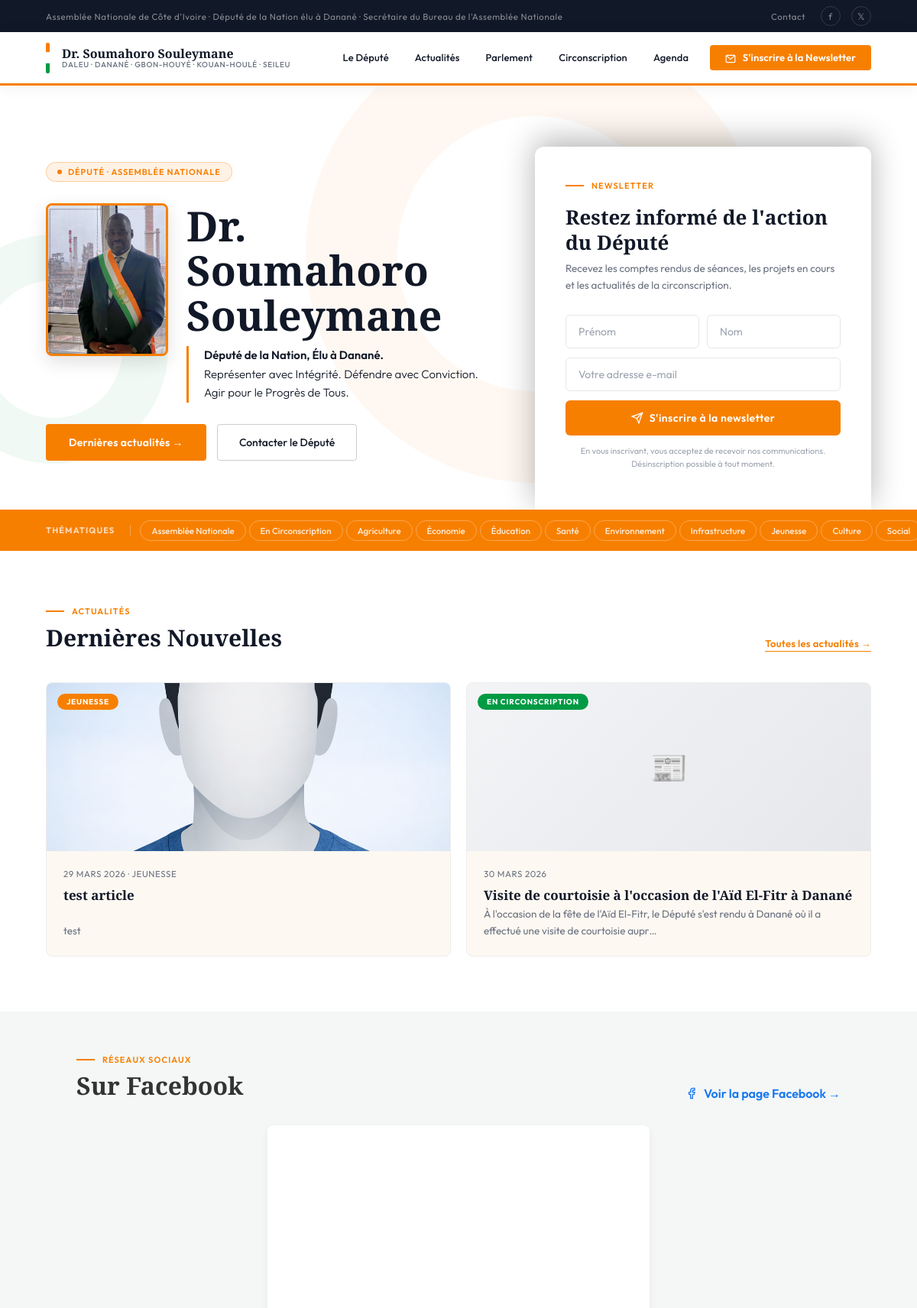
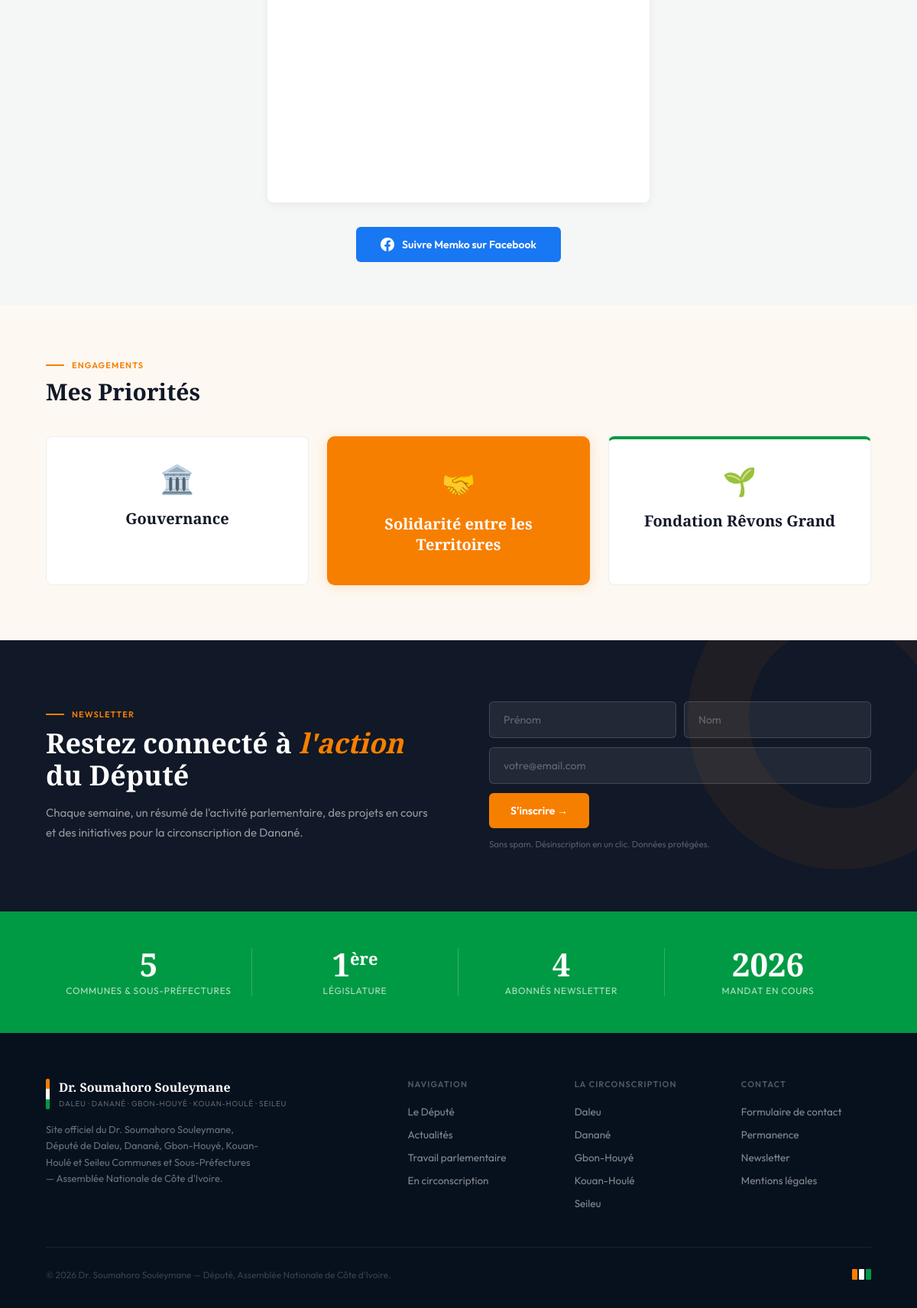
The page / on the database its author committed (2 pictures, top to bottom).
### website/models.py (models this page shows, shortened)
class Actualite(models.Model):
    CATEGORIE_CHOICES = [
        ('assemblee', 'Assemblée Nationale'),
        ('circonscription', 'En Circonscription'),
        ('agriculture', 'Agriculture'),
        ('economie', 'Économie'),
        ('education', 'Éducation'),
        ('sante', 'Santé'),
        ('environnement', 'Environnement'),
        ('infrastructure', 'Infrastructure'),
        ('jeunesse', 'Jeunesse'),
        ('culture', 'Culture'),
        ('social', 'Social'),
        ('securite', 'Sécurité'),
        ('presse', 'Revue de Presse'),
        ('video', 'Vidéo'),
    ]
    titre            = models.CharField(max_length=255, verbose_name="Titre")
    slug             = models.SlugField(max_length=270, unique=True, blank=True)
    extrait          = models.TextField(max_length=400, verbose_name="Extrait")
    contenu          = models.TextField(verbose_name="Contenu")
    categorie        = models.CharField(max_length=30, choices=CATEGORIE_CHOICES, default='assemblee')
    image            = models.ImageField(upload_to='actualites/', blank=True, null=True)
    date_publication = models.DateField(verbose_name="Date de publication")
    en_vedette       = models.BooleanField(default=False, verbose_name="En vedette")
    publie           = models.BooleanField(default=True, verbose_name="Publié")
    created_at       = models.DateTimeField(auto_now_add=True)
    updated_at       = models.DateTimeField(auto_now=True)
    class Meta:
        verbose_name = "Actualité"
        verbose_name_plural = "Actualités"
        ordering = ['-date_publication', '-created_at']
    def get_absolute_url(self):
        return reverse('website:actualite_detail', kwargs={'slug': self.slug})
    def get_categorie_display_color(self):
        mapping = {
            'assemblee': 'var(--orange)', 'circonscription': 'var(--vert)',
            'presse': '#6B7280', 'video': '#7C3AED',
        }
        return mapping.get(self.categorie, 'var(--orange)')

### website/views.py (the view)
# urls.py: path('',                            views.index,                 name='index'),
def index(request):
    en_vedette = Actualite.objects.filter(publie=True, en_vedette=True).first()
    actualites_recentes = Actualite.objects.filter(publie=True)
    if en_vedette:
        actualites_recentes = actualites_recentes.exclude(pk=en_vedette.pk)
    actualites_recentes = actualites_recentes[:1]
    nl_form = NewsletterForm()
    context = {
        'en_vedette':         en_vedette,
        'actualites_recentes': actualites_recentes,
        'nl_form':            nl_form,
        'nb_abonnes':         NewsletterAbonne.objects.filter(actif=True).count(),
    }
    return render(request, 'index.html', context)

### website/forms.py (shortened to what this page needs)
class NewsletterForm(forms.ModelForm):
    class Meta:
        model = NewsletterAbonne
        fields = ['prenom', 'nom', 'email']
        widgets = {
            'prenom': forms.TextInput(attrs={
                'class': 'nl-input',
                'placeholder': 'Votre prénom',
            }),
            'nom': forms.TextInput(attrs={
                'class': 'nl-input',
                'placeholder': 'Votre nom',
            }),
            'email': forms.EmailInput(attrs={
                'class': 'nl-input',
                'placeholder': 'Votre adresse e-mail',
            }),
        }

### templates/index.html (shortened to what this page needs)
{% extends "base.html" %}
{% load static %}
{% block content %}
<section class="hero">
  <div class="hero-left">
    <div class="hero-tag">
      <span class="hero-tag-dot"></span>
      Député · Assemblée Nationale
    </div>
    <div class="hero-intro-row">
      <div class="hero-intro-photo">
        <div class="hero-intro-photo">
            <img src="{% static 'images/image.jpeg' %}"
                class="hero-small-photo"
                alt="Dr. Soumahoro Souleymane — Député">
            </div>
      </div>
      <div class="hero-intro-text">
        <h1 class="hero-title">Dr. Soumahoro<br>Souleymane</h1>
        <p class="hero-slogan">
          <strong>Député de la Nation, Élu à Danané.</strong><br>
          Représenter avec Intégrité. Défendre avec Conviction. Agir pour le Progrès de Tous.
        </p>
      </div>
    </div>
    <div class="hero-ctas">
      <a href="{% url 'website:actualites' %}" class="btn-main">
        Dernières actualités →
      </a>
      <a href="{% url 'website:contact' %}" class="btn-ghost">Contacter le Député</a>
    </div>
  </div>
  <div class="hero-newsletter">
    <div class="nl-eyebrow">
      <div class="nl-eyebrow-line"></div>
      <span>Newsletter</span>
    </div>
    <div class="nl-title">Restez informé de l'action du Député</div>
    <p class="nl-desc">Recevez les comptes rendus de séances, les projets en cours et les actualités de la circonscription.</p>
    <form class="nl-form" id="nlHeroForm" method="post" action="{% url 'website:newsletter_inscription' %}">
      <div class="nl-row">
        <input type="text"  name="prenom" class="nl-input" placeholder="Prénom" required>
        <input type="text"  name="nom"    class="nl-input" placeholder="Nom" required>
      </div>
      <input type="email" name="email" class="nl-input" placeholder="Votre adresse e-mail" required>
      <button type="submit" class="nl-submit">
        <svg width="16" height="16" fill="none" stroke="currentColor" stroke-width="2" viewBox="0 0 24 24"><line x1="22" y1="2" x2="11" y2="13"/><polygon points="22 2 15 22 11 13 2 9 22 2"/></svg>
        S'inscrire à la newsletter
      </button>
      <p class="nl-consent">En vous inscrivant, vous acceptez de recevoir nos communications. Désinscription possible à tout moment.</p>
    </form>
  </div>
</section>
<div class="themes">
  <div class="themes-label">Thématiques</div>
  <div class="themes-list">
    <a href="{% url 'website:actualites' %}?categorie=assemblee"       class="theme-tag">Assemblée Nationale</a>
    <a href="{% url 'website:actualites' %}?categorie=circonscription" class="theme-tag">En Circonscription</a>
    <a href="{% url 'website:actualites' %}?categorie=agriculture"     class="theme-tag">Agriculture</a>
    <a href="{% url 'website:actualites' %}?categorie=economie"        class="theme-tag">Économie</a>
    <a href="{% url 'website:actualites' %}?categorie=education"       class="theme-tag">Éducation</a>
    <a href="{% url 'website:actualites' %}?categorie=sante"           class="theme-tag">Santé</a>
    <a href="{% url 'website:actualites' %}?categorie=environnement"   class="theme-tag">Environnement</a>
    <a href="{% url 'website:actualites' %}?categorie=infrastructure"  class="theme-tag">Infrastructure</a>
    <a href="{% url 'website:actualites' %}?categorie=jeunesse"        class="theme-tag">Jeunesse</a>
    <a href="{% url 'website:actualites' %}?categorie=culture"         class="theme-tag">Culture</a>
    <a href="{% url 'website:actualites' %}?categorie=social"          class="theme-tag">Social</a>
  </div>
</div>
<section class="section section-alt">
  <div class="section-header">
    <div>
      <div class="eyebrow"><span>Actualités</span></div>
      <h2 class="section-title">Dernières Nouvelles</h2>
    </div>
    <a href="{% url 'website:actualites' %}" class="voir-tout">Toutes les actualités →</a>
  </div>
  {% if en_vedette or actualites_recentes %}
  <div class="articles-grid">
    {% if en_vedette %}
    <a href="{{ en_vedette.get_absolute_url }}" class="article-card featured">
      <div class="art-img">
        <div class="art-img-inner">
          {% if en_vedette.image %}
            <img src="{{ en_vedette.image.url }}" alt="{{ en_vedette.titre }}">
          {% else %}
            <div class="art-placeholder">🏛️</div>
          {% endif %}
        </div>
        <div class="art-tag" style="background:{{ en_vedette.get_categorie_display_color }};">
          {{ en_vedette.get_categorie_display }}
        </div>
      </div>
      <div class="art-body">
        <div class="art-date">{{ en_vedette.date_publication|date:"d F Y" }} · {{ en_vedette.get_categorie_display }}</div>
        <div class="art-title">{{ en_vedette.titre }}</div>
        <div class="art-excerpt">{{ en_vedette.extrait }}</div>
      </div>
    </a>
    {% endif %}
    {% for article in actualites_recentes %}
    <a href="{{ article.get_absolute_url }}" class="article-card">
      <div class="art-img">
        <div class="art-img-inner">
          {% if article.image %}
            <img src="{{ article.image.url }}" alt="{{ article.titre }}">
          {% else %}
            <div class="art-placeholder">📰</div>
          {% endif %}
        </div>
        <div class="art-tag" style="background:{{ article.get_categorie_display_color }};">
          {{ article.get_categorie_display }}
        </div>
      </div>
      <div class="art-body">
        <div class="art-date">{{ article.date_publication|date:"d F Y" }}</div>
        <div class="art-title">{{ article.titre }}</div>
        <div class="art-excerpt">{{ article.extrait|truncatechars:120 }}</div>
      </div>
    </a>
    {% endfor %}
  </div>
  {% else %}
  <p style="text-align:center; color:var(--gris); padding:40px 0;">Aucune actualité publiée pour le moment.</p>
  {% endif %}
</section>
<section class="section" style="background: #f4f7f6; padding: 56px 20px;">
  <div class="section-header" style="max-width: 1000px; margin: 0 auto 32px; display: flex; justify-content: space-between; align-items: flex-end;">
    <div>
      <div class="eyebrow" style="text-transform: uppercase; letter-spacing: 1px; font-size: 12px; color: #1877F2; font-weight: bold; margin-bottom: 8px;"><span>Réseaux sociaux</span></div>
      <h2 class="section-title" style="font-size: 32px; margin: 0; color: #333;">Sur Facebook</h2>
    </div>
    <a href="https://www.facebook.com/61557964977873" target="_blank" rel="noopener" style="display:flex; align-items:center; gap:8px; text-decoration:none; color: #1877F2; font-weight: 600;">
      <svg width="16" height="16" viewBox="0 0 24 24" fill="none" stroke="currentColor" stroke-width="2"><path d="M18 2h-3a5 5 0 0 0-5 5v3H7v4h3v8h4v-8h3l1-4h-4V7a1 1 0 0 1 1-1h3z"/></svg>
      Voir la page Facebook →
    </a>
  </div>
  <div style="max-width: 1000px; margin: 0 auto; display: flex; justify-content: center;">
    <div style="width: 500px; background: white; border-radius: 8px; overflow: hidden; box-shadow: 0 4px 12px rgba(0,0,0,0.05);">
        <iframe
            src="https://www.facebook.com/plugins/page.php?href=https%3A%2F%2Fwww.facebook.com%2F61557964977873&tabs=timeline&width=500&height=500&small_header=false&adapt_container_width=true&hide_cover=false&show_facepile=true"
            width="100%"
            height="500"
            style="border:none; overflow:hidden; min-height:500px;"
            scrolling="no"
            frameborder="0"
            allowfullscreen="true"
            allow="autoplay; clipboard-write; encrypted-media; picture-in-picture; web-share">
        </iframe>
    </div>
  </div>
  <div style="text-align:center; margin-top:32px;">
    <a href="https://www.facebook.com/61557964977873" target="_blank" rel="noopener"
       style="display:inline-flex;align-items:center;gap:10px;background:#1877F2;color:#fff;padding:14px 32px;border-radius:6px;font-weight:600;font-size:14px;text-decoration:none;">
      Suivre Memko sur Facebook
    </a>
  </div>
</section>
<section class="section" style="background:var(--sable);" id="engagements">
  <div class="section-header">
    <div>
      <div class="eyebrow"><span>Engagements</span></div>
      <h2 class="section-title">Mes Priorités</h2>
    </div>
  </div>
  <div style="display:grid; grid-template-columns:repeat(3,1fr); gap:24px;">
    <div class="eng-card">
      <span class="eng-icon">🏛️</span>
      <div class="eng-title">Gouvernance</div>
    </div>
    <div style="background:var(--orange); border-radius:10px; padding:40px 32px; box-shadow:0 2px 16px rgba(247,127,0,0.2); text-align:center;">
      <span style="font-size:36px; display:block; margin-bottom:16px;">🤝</span>
      <div style="font-family:'Playfair Display',serif; font-size:20px; font-weight:700; color:var(--blanc);">Solidarité entre les Territoires</div>
    </div>
    <div class="eng-card" style="border-top:4px solid var(--vert);">
      <span class="eng-icon">🌱</span>
      <div class="eng-title">Fondation Rêvons Grand</div>
    </div>
  </div>
</section>
<section class="nl-band">
  <div class="nl-band-left">
    <div class="eyebrow"><span>Newsletter</span></div>
    <h2 class="nl-band-title">Restez connecté à <em>l'action</em> du Député</h2>
    <p class="nl-band-desc">Chaque semaine, un résumé de l'activité parlementaire, des projets en cours et des initiatives pour la circonscription de Danané.</p>
  </div>
  <div>
    <form class="nl-band-form" id="nlBandForm" method="post" action="{% url 'website:newsletter_inscription' %}">
      <div class="nl-band-row">
        <input type="text"  name="prenom" class="nl-band-input" placeholder="Prénom" required>
        <input type="text"  name="nom"    class="nl-band-input" placeholder="Nom" required>
      </div>
      <input type="email" name="email" class="nl-band-input" placeholder="votre@email.com" required>
      <div class="nl-band-row">
        <button type="submit" class="nl-band-submit">S'inscrire →</button>
      </div>
      <p class="nl-band-consent">Sans spam. Désinscription en un clic. Données protégées.</p>
    </form>
  </div>
</section>
{% endblock %}

### rows shown on the page
Actualite: image (picture), categorie "JEUNESSE", date_publication "29 MARS 2026", titre "test article", extrait "test"
Actualite: categorie "EN CIRCONSCRIPTION", date_publication "30 MARS 2026", titre "Visite de courtoisie à l'occasion de l'Aïd El-Fitr à Danané", extrait "À l'occasion de la fête de l'Aïd El-Fitr, le Député s'est rendu à Danané où il a effectué une visite de courtoisie aupr…"

### other values the page prints
{{ nb_abonnes|default:"0" }} "4"
